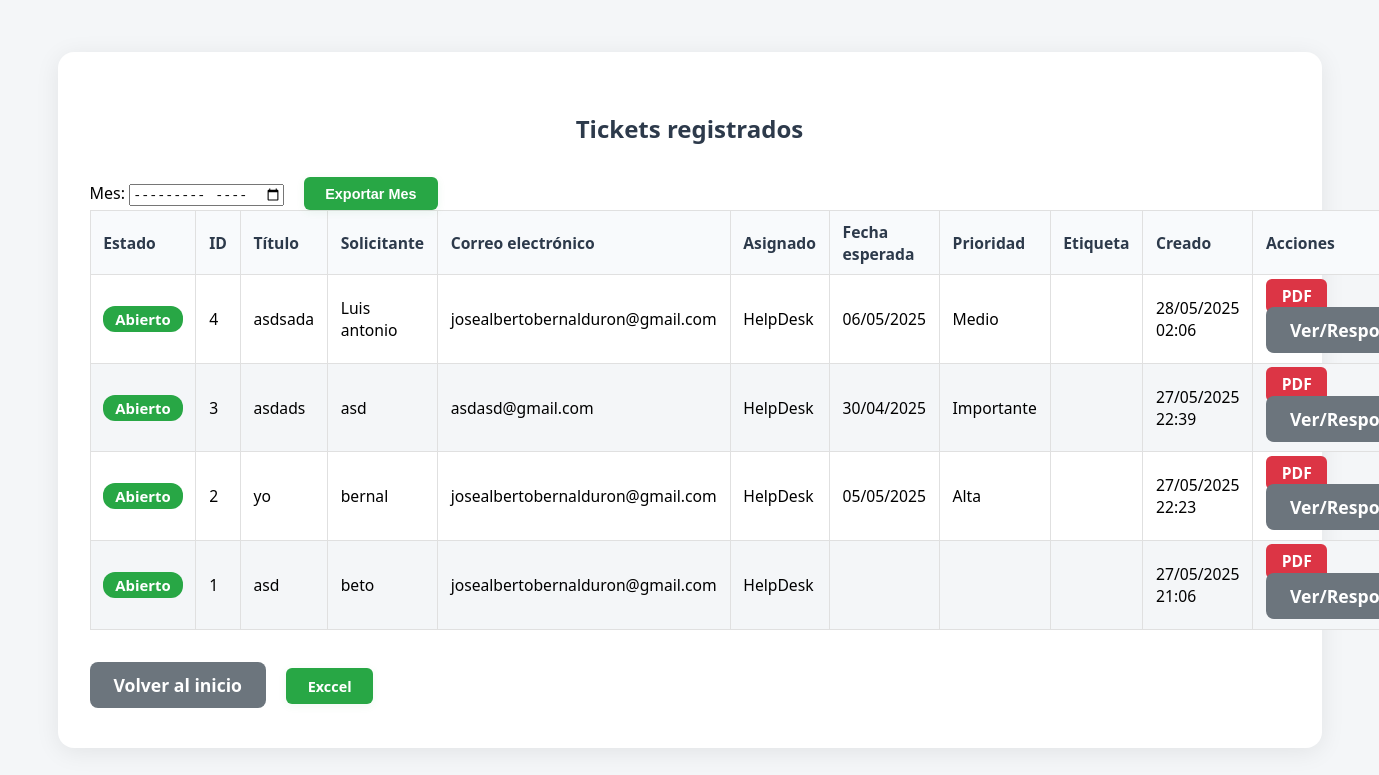
/admin-dashboard/ (signed in), run on the app's committed database.
### tickets/models.py (models this page shows, shortened)
class Ticket(models.Model):
    ESTADO_CHOICES = [
        ('Abierto', 'Abierto'),
        ('En progreso', 'En progreso'),
        ('Cerrado', 'Cerrado'),
    ]
    PRIORIDAD_CHOICES = [
        ('Bajo', 'Bajo'),
        ('Medio', 'Medio'),
        ('Importante', 'Importante'),
    ]
    estado = models.CharField(max_length=20, choices=ESTADO_CHOICES, default='Abierto')
    titulo = models.CharField(max_length=200, blank=False)
    solicitante = models.CharField(max_length=100, blank=False)
    email = models.EmailField()
    asignado = models.CharField(max_length=100, blank=True, default='HelpDesk')
    fecha_esperada = models.DateField(null=True, blank=True)
    prioridad = models.CharField(max_length=20, choices=PRIORIDAD_CHOICES, blank=True)
    etiqueta = models.CharField(max_length=100, blank=True)
    descripcion = models.TextField(blank=True)
    creado = models.DateTimeField(auto_now_add=True)
    respuesta = models.TextField(blank=True, null=True)
    firma = models.ImageField(upload_to='firmas/', blank=True, null=True)

### tickets/views/admin.py (the view)
# urls.py: path('admin-dashboard/', views.admin_dashboard, name='admin_dashboard'),
@login_required
def admin_dashboard(request):
    tickets = Ticket.objects.all().order_by('-creado')
    return render(request, 'tickets/admin_dashboard.html', {'tickets': tickets})

### tickets/templates/tickets/admin_dashboard.html (shortened to what this page needs)
{% load static %}
<!DOCTYPE html>
<html lang="es">
<head>
    <link rel="stylesheet" href="{% static 'tickets/style_admin.css' %}">
</head>
<body>
    <div class="center-container">
        <div class="card" style="max-width:1200px;">
            <h2>Tickets registrados</h2>
            <form method="get" action="{% url 'exportar_excel_mes' %}" style="display:inline; margin-bottom: 1.5rem;">
                <label for="mes">Mes:</label>
                <input type="month" name="mes" id="mes" required>
                <button type="submit" class="btn-excel">Exportar Mes</button>
            <table class="tickets-table">
                <thead>
                    <tr>
                        <th>Estado</th>
                        <th>ID</th>
                        <th>Título</th>
                        <th>Solicitante</th>
                        <th>Correo electrónico</th>
                        <th>Asignado</th>
                        <th>Fecha esperada</th>
                        <th>Prioridad</th>
                        <th>Etiqueta</th>
                        <th>Creado</th>
                        <th>Acciones</th>
                    </tr>
                </thead>
                            <tbody>
                {% for ticket in tickets %}
                <tr>
                    <td>
                        <span class="estado {{ ticket.estado|lower|cut:' ' }}">{{ ticket.estado }}</span>
                    </td>
                    <td>{{ ticket.id }}</td>
                    <td>{{ ticket.titulo }}</td>
                    <td>{{ ticket.solicitante }}</td>
                    <td>{{ ticket.email }}</td>
                    <td>{{ ticket.asignado }}</td>
                    <td>{{ ticket.fecha_esperada|date:"d/m/Y" }}</td>
                    <td>{{ ticket.prioridad }}</td>
                    <td>{{ ticket.etiqueta }}</td>
                    <td>{{ ticket.creado|date:"d/m/Y H:i" }}</td>
                    <td>
                        <a href="{% url 'ticket_pdf' ticket.id %}" class="btn-pdf" target="_blank">PDF</a>
                        <a href="{% url 'ticket_detalle' ticket.id %}" class="btn-admin">Ver/Responder</a>
                    </td>
                </tr>
                {% empty %}
                <tr>
                    <td colspan="11">No hay tickets registrados.</td>
                </tr>
                {% endfor %}
            </tbody>
            </table>
            <a href="{% url 'home' %}" class="btn-admin">Volver al inicio</a>
            <a href="{% url 'exportar_excel_todos' %}" class="btn-excel">Exccel</a>
        </div>
    </div>
</body>
</html>

### tickets/static/tickets/style_admin.css (style rules this page uses)
body { background: #f4f6f8; font-family: 'Segoe UI', Arial, sans-serif; margin: 0; padding: 0; }
.center-container { min-height: 100vh; display: flex; flex-direction: column; justify-content: center; align-items: center; }
.card { background: #fff; border-radius: 16px; box-shadow: 0 4px 24px rgba(0,0,0,0.08); padding: 2.5rem 2rem; width: 100%; text-align: left; }
h2 { text-align: center; margin-bottom: 2rem; color: #2d3a4b; }
.tickets-table { width: 100%; border-collapse: collapse; margin-bottom: 2rem; font-size: 0.98rem; }
.tickets-table th, .tickets-table td { border: 1px solid #e0e0e0; padding: 0.6rem 0.8rem; text-align: left; }
.tickets-table th { background: #f8fafc; color: #2d3a4b; font-weight: 600; }
.tickets-table tr:nth-child(even) { background: #f4f6f8; }
.estado { display: inline-block; padding: 0.2em 0.8em; border-radius: 12px; font-size: 0.95em; font-weight: 600; color: #fff; }
.estado.abierto { background: #28a745; }
.btn-admin { background: #6c757d; color: #fff; border: none; border-radius: 8px; padding: 0.7rem 1.5rem; font-size: 1.1rem; font-weight: 600; cursor: pointer; text-decoration: none; display: inline-block; text-align: center; }
.btn-pdf { background: #dc3545; color: #fff; padding: 0.4em 1em; border-radius: 6px; text-decoration: none; font-weight: 600; margin-right: 0.5em; }
.btn-excel { background: #28a745; color: #fff; padding: 0.6em 1.5em; border: none; border-radius: 6px; font-weight: 600; font-size: 0.9em; cursor: pointer; margin-left: 1rem; transition: background 0.2s, box-shadow 0.2s; box-shadow: 0 2px 8px rgba(40,167,69,0.08); text-decoration: none; display: inline-block; }

### data on the page
Ticket: estado "Abierto", id "4", titulo "asdsada", solicitante "Luis antonio", email "josealbertobernalduron@gmail.com", asignado "HelpDesk", fecha_esperada "06/05/2025", prioridad "Medio", creado "28/05/2025 02:06"
Ticket: estado "Abierto", id "3", titulo "asdads", solicitante "asd", email "asdasd@gmail.com", asignado "HelpDesk", fecha_esperada "30/04/2025", prioridad "Importante", creado "27/05/2025 22:39"
Ticket: estado "Abierto", id "2", titulo "yo", solicitante "bernal", email "josealbertobernalduron@gmail.com", asignado "HelpDesk", fecha_esperada "05/05/2025", prioridad "Alta", creado "27/05/2025 22:23"
Ticket: estado "Abierto", id "1", titulo "asd", solicitante "beto", email "josealbertobernalduron@gmail.com", asignado "HelpDesk", creado "27/05/2025 21:06"
